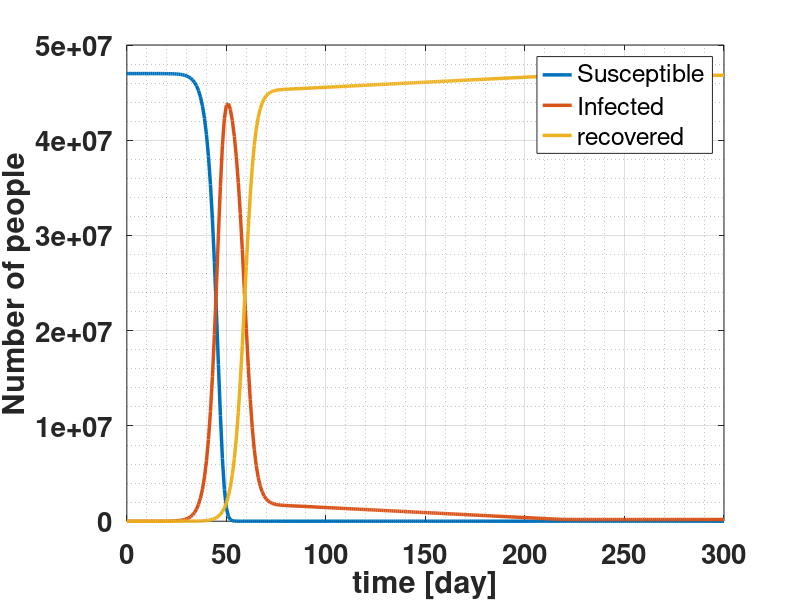
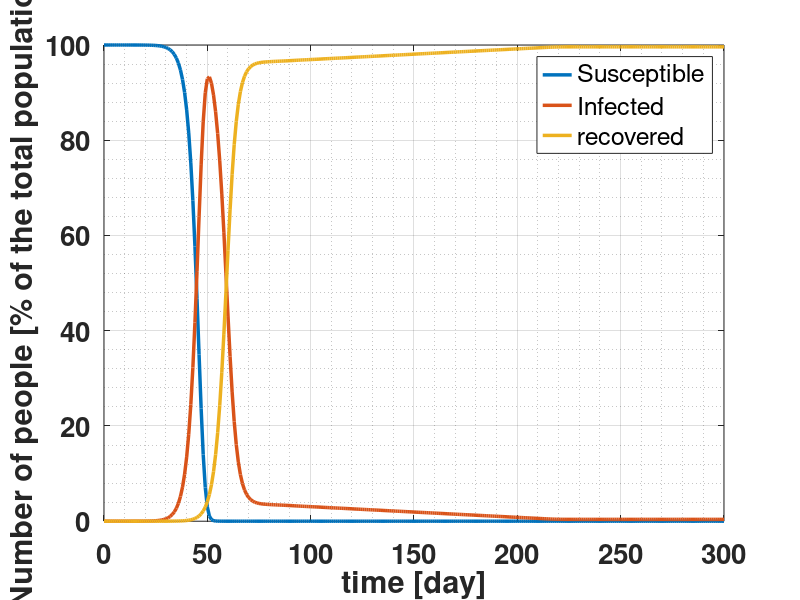
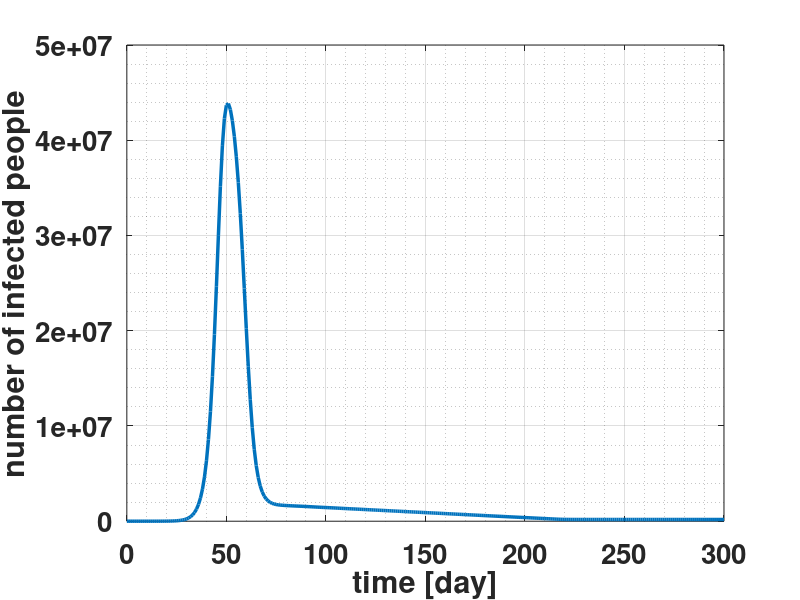
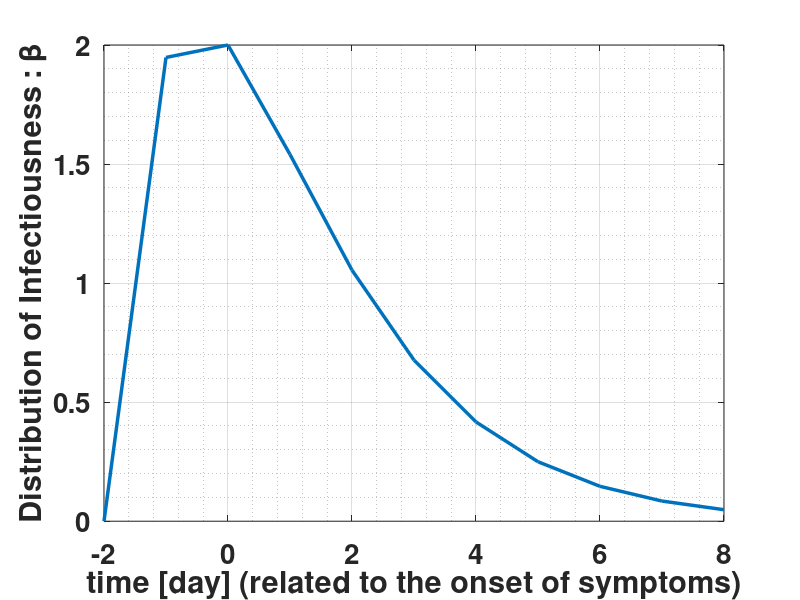

Reproduce these figures in MATLAB, in order. (Note: this script raises an error after producing the figures.)
clc
close all 
clear all 

%% VARIABLES 

% Input (LAUNCH "Run" TO ENTER INPUT INTO WINDOW) 
prompt = {'T : number of periods', ...
    'N : size of the population', ...
    'Average number of contact per person per period at peak infectiousness', ...
    'probabilty of covid-19 transmission between an Infected and a Susceptible during a contact at peak infectiousness', ...
    'number of persons infected at time 0',...
    'number of person who have recovered at time 0 (i.e: person who are resistant (recovered, vaccinated, ...)',...
    'h0 : ratio of Infected that are treated in hospital if capacity is enough',...
    'ah : ratio of Infected treated in hospital that recovered' ,...
    'aa : ratio of Infected treated at home that recovered',...
    'hospital capacity (number of bed)'};
dlgtitle = 'Inputs';
dims = [1 120];
definput = {'300','47e6','10',...
'0.20','16','0','0.04','0.96','0.99','1.6e5'};
answer = inputdlg(prompt,dlgtitle,dims,definput);  
 
T = str2num(answer{1}) ;  % number of periods
N = str2num(answer{2}) ; % size of the population
averageContact = str2num(answer{3}) ; % Average number of contact per person per period at peak infectiousness
probaTransmission = str2num(answer{4}) ; % probabilty of covid-19 transmission between an Infected and a Susceptible during a contact at peak infectiousness
I0 = str2num(answer{5}) ; % number of persons infected at time 0
R0 = str2num(answer{6}) ; % number of person who have recovered at time 0 (i.e: person who are resistant (recovered, vaccinated, ...) 
h0 = str2num(answer{7}) ; % ratio of Infected that are treated in hospital if capacity is enough
ah = str2num(answer{8}) ; % ratio of Infected treated in hospital that recovered
aa = str2num(answer{9}) ; % ratio of Infected treated at home that recovered
capacity0 = str2num(answer{10}) ; % hospital capacity (number of bed) 

% Determination of the others variables
t = 0 : T ; % vector of time (period) 
BETA = averageContact * probaTransmission ; % number of transmission per person infected per day if all contact are with Susceptible
S0 = N - I0 - R0 ; % number of person susceptible of being infected at time 0

% Distribution of Infectiousness relative to symptom onset = Gamma distribution : (a,b) = (2,1.5)
infectiousnessDistribition = makedist('Gamma','a',2,'b',1.5);
xInfectiousness = 0:1:10; 
yInfectiousness = pdf(infectiousnessDistribition,xInfectiousness);
yInfectiousness = (BETA./max(yInfectiousness)).*yInfectiousness ; % choose the maximum value of the distribution as BETA

% Distribution of Incubation period over time = Lognormal distribution : (mu,s) = (1.63,0.5)
incubationDistribution = makedist('Lognormal','mu',1.63,'sigma',0.5) ;
xIncubation = 0:1:19 ; 
yIncubation = pdf(incubationDistribution,xIncubation);

% Distribution of Infectiousness after Infectious contact ( product of the Incubation period and the distribution of infectiousness)
beta = zeros(numel(yIncubation)+numel(yInfectiousness)-3,1) ; 
for i = 1 : numel(yIncubation)    
    mini_beta = min([2 , i-1]) ;    
    beta(i-mini_beta:i+8) = beta(i-mini_beta:i+8) + (yInfectiousness(3-mini_beta:end).*yIncubation(i))';  
end
    
% Distribution of Recovered period over time = Distribution of Incubation + 8
xRecover = 0:1:19+8 ;
yRecover(1:8) = zeros(8,1) ; 
yRecover(9:20+8) = yIncubation ; 
yRecover = yRecover' ; 

%% ORDINARY DIFFERENTIAL EQUATIONS 

% Initial conditions
newI(1) = I0 ; % newly infected
newI_hospital(1,1) = h0 * newI(1,1) ; % number of newly infected admitted at hospital 
newI_home(1,1) = (1-h0) * newI(1,1) ; % numner of newly infected cared at home 
list(1,1) = 0 ; 
added_list(1,1) = 0 ; 
waiting(1,1) = 0 ; % waiting time in the queue

dS(1) = 0 ; % variation of Succeptible
dI(1) = I0 ; % variation of Infected
dR(1) = 0 ; % variation of Recovered

S(1) = S0 ; % Succeptible
I(1) = I0 ; % Infected
I_hospital(1) = newI_hospital(1,1) ; % Infected at hospital
I_home(1) = newI_home(1,1) ; % Infected at home 
R(1) = R0 ; % Recovered

h(1) = h0 ; % ratio of Infected that are treated in hospital
capacity(1) = capacity0 ; % number of available beds

% Iterations
for i = 2 : numel(t) 
    
   mini_beta = min(i-1,numel(beta)) ; 
   mini_yRecover = min(i-1,numel(yRecover));
   newIflip = flip(newI) ; 
   newI_hospitalflip = flip(newI_hospital) ;
   newI_homeflip = flip(newI_home) ;
   
   % newly recovered
   newR_hospital(i,1) = sum(yRecover(1:mini_yRecover) .* newI_hospitalflip(1:mini_yRecover)) ; % number of newly recover from hospital
   newR_home(i,1) = sum(yRecover(1:mini_yRecover) .* newI_homeflip(1:mini_yRecover)) ; % number of newly recover from home
   newR(i,1) = newR_hospital(i,1) + newR_home(i,1)  ; % number of newly recover
   newR_hospital_death(i,1) = newR_hospital(i,1) * (1-ah) ; % number of newly recover from hospital that died 
   newR_hospital_recovered(i,1) = newR_hospital(i,1) * ah ; % number of newly recover from hospital that recovered
   newR_home_death(i,1) = newR_home(i,1) * (1-aa) ; % number of newly recover from home that died
   newR_home_recovered(i,1) = newR_home(i,1) * aa ; % number of newly recover from home that recovered
   
   capacity(i,1) = capacity(i-1,1) - (-newR_hospital(i,1)) ;
   
   % newly infected
   newI(i,1) = sum(beta(1:mini_beta) .* newIflip(1:mini_beta)) .* S(i-1)/N ; % number of newly infected
   
   added_hospital(i,1) = min(list(i-1,1),capacity(i,1)) ; % people that were on the list and that are accepted in hospital
   
   h(i,1) = min( (capacity(i,1)-added_hospital(i,1))/newI(i,1) , h0 ) ; % ratio of Infected that are treated in hospital this period
   new_list(i,1) = (h0-h(i,1))*newI(i,1) ; 
   added_list(i,1) = new_list(i,1) - added_hospital(i,1) ; % number of newly infected added to the list minus those who left the list (waiting for hospital bed)
   list(i,1) = list(i-1,1) + added_list(i,1) ; % number of infected on the list (waiting for hospital bed)
   newI_hospital(i,1) = h(i,1) * newI(i,1) + added_hospital(i,1) ; % number of newly infected admitted at hospital  
   newI_home(i,1) = (1-h0) * newI(i,1) ; % number of newly infected cared at home 
  
   capacity(i,1) = capacity(i,1) - (newI_hospital(i,1)) ; 
   
   % Derivatives  
   dS(i,1) = -newI(i,1) ; % variation of Susceptible person
   dI(i,1) = newI(i,1) - newR(i,1); % variation of Infected person
   dI_hospital(i,1) = newI_hospital(i,1)-newR_hospital(i,1) ; % variation of Infected person in hospital
   dI_home(i,1) = newI_home(i,1)-newR_home(i,1) ; % variation of Infected person at home
   dR(i,1) = newR(i,1) ; % variation of Recovered person including dead
   
   % update
   S(i,1) = S(i-1,1) + dS(i,1) ; % Susceptible person at time t(i)
   I(i,1) = I(i-1,1) + dI(i,1) ; % Infected person at time t(i)
   I_hospital(i,1) = I_hospital(i-1,1) + dI_hospital(i,1) ; 
   I_home(i,1) = I_home(i-1,1) + dI_home(i,1) ; 
   R(i,1) = R(i-1,1) + dR(i,1) ; % Recovered person at time t(i) including dead 
   
   % waiting time
   hospital_from_list(i,1) = sum(added_hospital(:));
   tol = 1e-4 ; 
   for j = 2 : i
     infected_to_list(j,1) = sum(new_list(1:j)) ; 
     if hospital_from_list(i,1) >= infected_to_list(j,1)-tol
         waiting(i,1) = 0 ; 
     elseif hospital_from_list(i,1) < infected_to_list(j,1) && hospital_from_list(i,1) > infected_to_list(j-1,1) 
         waiting(i,1) = i-(j-1) ; 
     end
   end 
   
end

%% OUTPUT 

% Figure 
figure 
plot(t,S,'Linewidth',2.5) 
hold on
plot(t,I,'Linewidth',2.5) 
plot(t,R,'Linewidth',2.5)
legend('Susceptible' , 'Infected' , 'recovered')
grid on 
grid minor
xlabel('time [day]','FontSize',20,'fontWeight','bold')
ylabel('Number of people','FontSize',20,'fontWeight','bold')
set(gca,'FontSize',20,'fontWeight','bold')

figure 
plot(t,100*S/N,'Linewidth',2.5) 
hold on
plot(t,100*I/N,'Linewidth',2.5) 
plot(t,100*R/N,'Linewidth',2.5)
legend('Susceptible' , 'Infected' , 'recovered')
grid on 
grid minor
xlabel('time [day]','FontSize',20,'fontWeight','bold')
ylabel('Number of people [% of the total population]','FontSize',20,'fontWeight','bold')
set(gca,'FontSize',20,'fontWeight','bold')

figure 
plot(t,I,'Linewidth',2.5) 
grid on 
grid minor
xlabel('time [day]','FontSize',20,'fontWeight','bold')
ylabel('number of infected people','FontSize',20,'fontWeight','bold')
set(gca,'FontSize',20,'fontWeight','bold')

figure 
plot(-2:1:8,yInfectiousness,'Linewidth',2.5) 
grid on 
grid minor
xlabel('time [day] (related to the onset of symptoms)','FontSize',20,'fontWeight','bold')
ylabel('Distribution of Infectiousness : \beta','FontSize',20,'fontWeight','bold')
set(gca,'FontSize',20,'fontWeight','bold')

figure 
plot(xIncubation,yIncubation,'Linewidth',2.5)   
hold on 
plot(xRecover,yRecover,'Linewidth',2.5)
ylabel('Incubation/Recover period distribution','FontSize',20,'fontWeight','bold')
yyaxis right 
plot(0:27,beta,'Linewidth',2.5)
grid on 
grid minor
xlabel('time [day] (related to the infectious contact)','FontSize',20,'fontWeight','bold')
ylabel('Infectiousness period distribution : \beta ','FontSize',20,'fontWeight','bold')
set(gca,'FontSize',20,'fontWeight','bold')
legend('Incubation period distribution','Recover period distribution','Infectiousness period distribution')

figure 
plot(xRecover,yRecover,'Linewidth',2.5)
ylabel('Recover period distribution : \gamma','FontSize',20,'fontWeight','bold')
grid on 
grid minor
xlabel('time [day] (related to the infectious contact)','FontSize',20,'fontWeight','bold')
set(gca,'FontSize',20,'fontWeight','bold')

figure 
plot(0:27,beta,'Linewidth',2.5) 
grid on 
grid minor
xlabel('time [day] (related to the infectious contact)','FontSize',20,'fontWeight','bold')
ylabel('Infectiousness period distribution : \beta ','FontSize',20,'fontWeight','bold')
set(gca,'FontSize',20,'fontWeight','bold')


figure 
plot(t,newR_hospital_recovered,'Linewidth',2.5) 
hold on 
plot(t,newR_hospital_death,'Linewidth',2.5) 
plot(t,newR_home_recovered,'Linewidth',2.5) 
plot(t,newR_home_death,'Linewidth',2.5) 
grid on 
grid minor
xlabel('time [day]','FontSize',20,'fontWeight','bold')
ylabel('number of newly recovered people','FontSize',20,'fontWeight','bold')
set(gca,'FontSize',20,'fontWeight','bold')
legend('Hospital recovered', 'Hospital death', 'Home recovered', 'Home death')

figure 
plot(t,cumsum(newI_hospital),'Linewidth',2.5) 
hold on 
plot(t,cumsum(newI_home),'Linewidth',2.5) 
grid on 
grid minor
xlabel('time [day]','FontSize',20,'fontWeight','bold')
ylabel('cumulative number of infected people','FontSize',20,'fontWeight','bold')
set(gca,'FontSize',20,'fontWeight','bold')
legend('Hospital','Home')


figure 
plot(t,cumsum(newR_hospital_recovered),'Linewidth',2.5) 
hold on 
plot(t,cumsum(newR_hospital_death),'Linewidth',2.5) 
plot(t,cumsum(newR_home_recovered),'Linewidth',2.5) 
plot(t,cumsum(newR_home_death),'Linewidth',2.5) 
grid on 
grid minor
xlabel('time [day]','FontSize',20,'fontWeight','bold')
ylabel('cumulative number of recovered people','FontSize',20,'fontWeight','bold')
set(gca,'FontSize',20,'fontWeight','bold')
legend('Hospital recovered', 'Hospital death', 'Home recovered', 'Home death')

figure 
plot(t,newI_hospital,'Linewidth',2.5) 
hold on 
plot(t,newI_home,'Linewidth',2.5)  
plot(t,newI,'Linewidth',2.5) 
grid on 
grid minor
xlabel('time [day]','FontSize',20,'fontWeight','bold')
ylabel('number of newly infected people','FontSize',20,'fontWeight','bold')
set(gca,'FontSize',20,'fontWeight','bold')
legend('Hospital','Home','Total')

figure 
plot(t,I_hospital,'Linewidth',2.5) 
hold on 
plot(t,I_home,'Linewidth',2.5)
plot(t,list,'Linewidth',2.5)
yline(capacity0,'Linewidth',2.5)
grid on 
grid minor
xlabel('time [day]','FontSize',20,'fontWeight','bold')
ylabel('number of infected people','FontSize',20,'fontWeight','bold')
set(gca,'FontSize',20,'fontWeight','bold')
legend('Hospital','Home','waiting list','maximum capacity at hospital')

figure 
plot(t,h,'Linewidth',2.5) 
grid on 
grid minor
xlabel('time [day]','FontSize',20,'fontWeight','bold')
ylabel('ratio of new Infected that are treated in hospital : h','FontSize',20,'fontWeight','bold')
set(gca,'FontSize',20,'fontWeight','bold')

figure 
plot(t,waiting,'Linewidth',2.5) 
grid on 
grid minor
xlabel('time [day]','FontSize',20,'fontWeight','bold')
ylabel('the time that people entering the hospital from the list have waited [day]','FontSize',20,'fontWeight','bold')
set(gca,'FontSize',20,'fontWeight','bold')

t_adj = t-(waiting') ; 
figure 
plot(t_adj,waiting,'Linewidth',2.5) 
grid on 
grid minor
xlabel('time [day]','FontSize',20,'fontWeight','bold')
ylabel('waiting time before entering the hospital [day]','FontSize',20,'fontWeight','bold')
set(gca,'FontSize',20,'fontWeight','bold')


figure 
plot(t,new_list,'Linewidth',2.5) 
grid on 
grid minor
xlabel('time [day]','FontSize',20,'fontWeight','bold')
ylabel('new people on the list','FontSize',20,'fontWeight','bold')
set(gca,'FontSize',20,'fontWeight','bold')
%{
figure 
plot(t,newI,'Linewidth',2.5) 
hold on
plot(t,[36 45 0 37 141 100 0 400 622 0 0 2955 1159 2144 1806 2162 0 2447 4964 0 6368 4749 9630 0 7939 7516],'Linewidth',2.5)
%plot(t,[16 21 0 67 83 117 0 201 270 0 405 556 674 0 1399 2444 0 5619 6516 0 10432 10433 14634 0 17330 21066],'Linewidth',2.5)
grid on 
grid minor
xlabel('time [day]','FontSize',20,'fontWeight','bold')
ylabel('number of newly infected people','FontSize',20,'fontWeight','bold')
set(gca,'FontSize',20,'fontWeight','bold')
legend('Model','Spain')

%plot(t,[36 45 0 37 141 100 0 400 622 0 0 2955 1159 2144 1806 2162 0 2447 4964 0 6368 4749 9630 0 7939 7516],'Linewidth',2.5)
%}